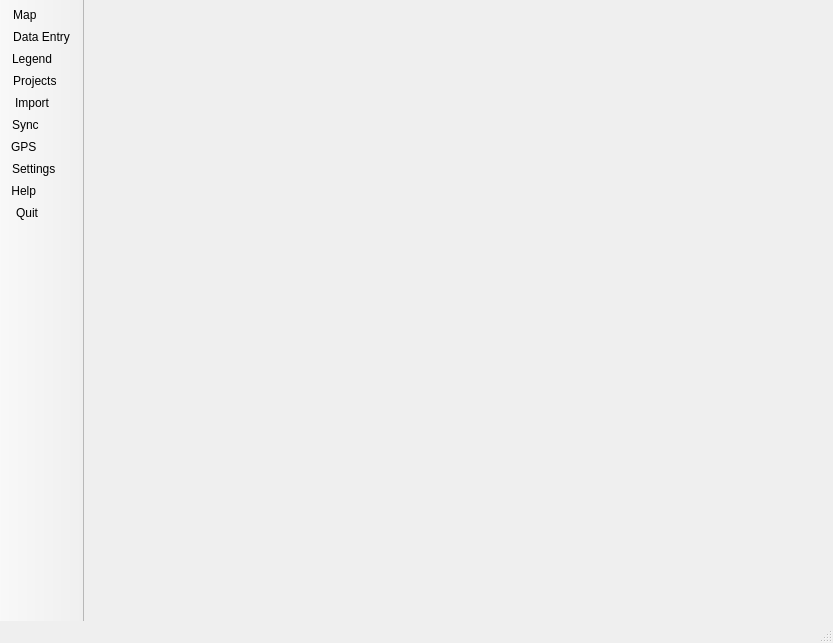
<?xml version="1.0" encoding="UTF-8"?>
<ui version="4.0">
 <class>MainWindow</class>
 <widget class="QMainWindow" name="MainWindow">
  <property name="geometry">
   <rect>
    <x>0</x>
    <y>0</y>
    <width>833</width>
    <height>643</height>
   </rect>
  </property>
  <property name="sizePolicy">
   <sizepolicy hsizetype="Preferred" vsizetype="Preferred">
    <horstretch>0</horstretch>
    <verstretch>0</verstretch>
   </sizepolicy>
  </property>
  <property name="windowTitle">
   <string>IntraMaps Roam: Mobile Data Collection</string>
  </property>
  <property name="windowIcon">
   <iconset resource="../resources.qrc">
    <normaloff>:/branding/logo</normaloff>:/branding/logo</iconset>
  </property>
  <property name="windowOpacity">
   <double>1.000000000000000</double>
  </property>
  <property name="styleSheet">
   <string notr="true"/>
  </property>
  <property name="iconSize">
   <size>
    <width>32</width>
    <height>32</height>
   </size>
  </property>
  <widget class="QWidget" name="centralwidget">
   <layout class="QGridLayout" name="gridLayout">
    <property name="leftMargin">
     <number>0</number>
    </property>
    <property name="topMargin">
     <number>0</number>
    </property>
    <property name="rightMargin">
     <number>0</number>
    </property>
    <property name="bottomMargin">
     <number>0</number>
    </property>
    <property name="spacing">
     <number>0</number>
    </property>
    <item row="0" column="0">
     <widget class="QStackedWidget" name="stackedWidget">
      <property name="styleSheet">
       <string notr="true"/>
      </property>
      <property name="currentIndex">
       <number>8</number>
      </property>
      <widget class="MapWidget" name="canvas_page">
       <property name="styleSheet">
        <string notr="true"/>
       </property>
      </widget>
      <widget class="ProjectsWidget" name="projectwidget">
       <property name="styleSheet">
        <string notr="true"/>
       </property>
      </widget>
      <widget class="SettingsWidget" name="settingswidget">
       <property name="styleSheet">
        <string notr="true"/>
       </property>
      </widget>
      <widget class="QWidget" name="loadin_page">
       <property name="sizePolicy">
        <sizepolicy hsizetype="Ignored" vsizetype="Ignored">
         <horstretch>0</horstretch>
         <verstretch>0</verstretch>
        </sizepolicy>
       </property>
       <layout class="QVBoxLayout" name="verticalLayout">
        <item>
         <widget class="QLabel" name="projectimage">
          <property name="sizePolicy">
           <sizepolicy hsizetype="Expanding" vsizetype="Expanding">
            <horstretch>0</horstretch>
            <verstretch>0</verstretch>
           </sizepolicy>
          </property>
          <property name="text">
           <string/>
          </property>
          <property name="scaledContents">
           <bool>false</bool>
          </property>
          <property name="alignment">
           <set>Qt::AlignCenter</set>
          </property>
         </widget>
        </item>
        <item>
         <widget class="QLabel" name="projectloading_label">
          <property name="font">
           <font>
            <pointsize>32</pointsize>
           </font>
          </property>
          <property name="styleSheet">
           <string notr="true"/>
          </property>
          <property name="text">
           <string>Project {} Loading</string>
          </property>
          <property name="scaledContents">
           <bool>true</bool>
          </property>
          <property name="alignment">
           <set>Qt::AlignCenter</set>
          </property>
         </widget>
        </item>
        <item>
         <widget class="QLabel" name="label_2">
          <property name="font">
           <font>
            <pointsize>24</pointsize>
           </font>
          </property>
          <property name="text">
           <string>Please wait....</string>
          </property>
          <property name="scaledContents">
           <bool>true</bool>
          </property>
          <property name="alignment">
           <set>Qt::AlignCenter</set>
          </property>
         </widget>
        </item>
       </layout>
      </widget>
      <widget class="QWidget" name="widgetpage">
       <property name="styleSheet">
        <string notr="true"/>
       </property>
       <layout class="QGridLayout" name="gridLayout_5">
        <property name="leftMargin">
         <number>3</number>
        </property>
        <property name="topMargin">
         <number>0</number>
        </property>
        <property name="rightMargin">
         <number>3</number>
        </property>
        <property name="bottomMargin">
         <number>0</number>
        </property>
       </layout>
      </widget>
      <widget class="SyncWidget" name="syncwidget"/>
      <widget class="GPSWidget" name="gpswidget"/>
      <widget class="LegendWidget" name="legendpage"/>
      <widget class="ImportWidget" name="importwidget">
       <property name="styleSheet">
        <string notr="true"/>
       </property>
      </widget>
     </widget>
    </item>
   </layout>
  </widget>
  <widget class="QStatusBar" name="statusbar"/>
  <widget class="HideableToolbar" name="menutoolbar">
   <property name="contextMenuPolicy">
    <enum>Qt::PreventContextMenu</enum>
   </property>
   <property name="windowTitle">
    <string>sidetoolbar</string>
   </property>
   <property name="styleSheet">
    <string notr="true"/>
   </property>
   <property name="movable">
    <bool>false</bool>
   </property>
   <property name="iconSize">
    <size>
     <width>48</width>
     <height>48</height>
    </size>
   </property>
   <property name="toolButtonStyle">
    <enum>Qt::ToolButtonTextBesideIcon</enum>
   </property>
   <property name="floatable">
    <bool>false</bool>
   </property>
   <property name="page" stdset="0">
    <number>5</number>
   </property>
   <attribute name="toolBarArea">
    <enum>LeftToolBarArea</enum>
   </attribute>
   <attribute name="toolBarBreak">
    <bool>false</bool>
   </attribute>
   <addaction name="actionMap"/>
   <addaction name="actionDataEntry"/>
   <addaction name="actionLegend"/>
   <addaction name="actionProject"/>
   <addaction name="actionImport"/>
   <addaction name="actionSync"/>
   <addaction name="actionGPS"/>
   <addaction name="actionSettings"/>
   <addaction name="actionHelp"/>
   <addaction name="actionQuit"/>
  </widget>
  <action name="actionMap">
   <property name="checkable">
    <bool>true</bool>
   </property>
   <property name="icon">
    <iconset resource="../resources.qrc">
     <normaloff>:/icons/map</normaloff>:/icons/map</iconset>
   </property>
   <property name="text">
    <string>Map</string>
   </property>
   <property name="iconText">
    <string>Map          </string>
   </property>
   <property name="page" stdset="0">
    <number>0</number>
   </property>
  </action>
  <action name="actionProject">
   <property name="checkable">
    <bool>true</bool>
   </property>
   <property name="icon">
    <iconset resource="../resources.qrc">
     <normaloff>:/icons/open</normaloff>:/icons/open</iconset>
   </property>
   <property name="text">
    <string>Projects</string>
   </property>
   <property name="iconText">
    <string>Projects    </string>
   </property>
   <property name="page" stdset="0">
    <number>1</number>
   </property>
  </action>
  <action name="actionSettings">
   <property name="checkable">
    <bool>true</bool>
   </property>
   <property name="icon">
    <iconset resource="../resources.qrc">
     <normaloff>:/icons/config</normaloff>:/icons/config</iconset>
   </property>
   <property name="text">
    <string>Settings</string>
   </property>
   <property name="iconText">
    <string>Settings     </string>
   </property>
   <property name="page" stdset="0">
    <number>2</number>
   </property>
  </action>
  <action name="actionQuit">
   <property name="checkable">
    <bool>true</bool>
   </property>
   <property name="icon">
    <iconset resource="../resources.qrc">
     <normaloff>:/icons/quit</normaloff>:/icons/quit</iconset>
   </property>
   <property name="text">
    <string>Settings</string>
   </property>
   <property name="iconText">
    <string>Quit         </string>
   </property>
  </action>
  <action name="actionHome">
   <property name="icon">
    <iconset resource="../resources.qrc">
     <normaloff>:/icons/home</normaloff>:/icons/home</iconset>
   </property>
   <property name="text">
    <string>Home View</string>
   </property>
   <property name="toolTip">
    <string>Home View</string>
   </property>
  </action>
  <action name="actionPan">
   <property name="checkable">
    <bool>true</bool>
   </property>
   <property name="icon">
    <iconset resource="../resources.qrc">
     <normaloff>:/icons/pan</normaloff>:/icons/pan</iconset>
   </property>
   <property name="text">
    <string>Pan</string>
   </property>
  </action>
  <action name="actionZoom_In">
   <property name="checkable">
    <bool>true</bool>
   </property>
   <property name="icon">
    <iconset resource="../resources.qrc">
     <normaloff>:/icons/in</normaloff>:/icons/in</iconset>
   </property>
   <property name="text">
    <string>Zoom In</string>
   </property>
  </action>
  <action name="actionZoom_Out">
   <property name="checkable">
    <bool>true</bool>
   </property>
   <property name="icon">
    <iconset resource="../resources.qrc">
     <normaloff>:/icons/out</normaloff>:/icons/out</iconset>
   </property>
   <property name="text">
    <string>Zoom Out</string>
   </property>
  </action>
  <action name="actionRaster">
   <property name="icon">
    <iconset resource="../resources.qrc">
     <normaloff>:/icons/photo</normaloff>:/icons/photo</iconset>
   </property>
   <property name="text">
    <string>Aerial Photo</string>
   </property>
  </action>
  <action name="actionEdit_Tools">
   <property name="checkable">
    <bool>true</bool>
   </property>
   <property name="icon">
    <iconset>
     <normaloff>:/icons/edittools</normaloff>:/icons/edittools</iconset>
   </property>
   <property name="text">
    <string>Edit Tools</string>
   </property>
  </action>
  <action name="actionEdit_Attributes">
   <property name="checkable">
    <bool>true</bool>
   </property>
   <property name="icon">
    <iconset resource="../resources.qrc">
     <normaloff>:/icons/edit</normaloff>:/icons/edit</iconset>
   </property>
   <property name="text">
    <string>Edit Attributes</string>
   </property>
  </action>
  <action name="actionEnable_GPS">
   <property name="icon">
    <iconset resource="../resources.qrc">
     <normaloff>:/icons/gps</normaloff>:/icons/gps</iconset>
   </property>
   <property name="text">
    <string>Enable GPS</string>
   </property>
  </action>
  <action name="actionSync">
   <property name="checkable">
    <bool>true</bool>
   </property>
   <property name="icon">
    <iconset resource="../resources.qrc">
     <normaloff>:/icons/sync</normaloff>:/icons/sync</iconset>
   </property>
   <property name="text">
    <string>Sync     </string>
   </property>
   <property name="iconText">
    <string>Sync          </string>
   </property>
   <property name="page" stdset="0">
    <number>5</number>
   </property>
  </action>
  <action name="actionMove">
   <property name="checkable">
    <bool>true</bool>
   </property>
   <property name="icon">
    <iconset resource="../resources.qrc">
     <normaloff>:/icons/move</normaloff>:/icons/move</iconset>
   </property>
   <property name="text">
    <string>Move Feature</string>
   </property>
  </action>
  <action name="actionGPSFeature">
   <property name="icon">
    <iconset resource="../resources.qrc">
     <normaloff>:/icons/gpsadd</normaloff>:/icons/gpsadd</iconset>
   </property>
   <property name="text">
    <string>Capture at GPS</string>
   </property>
   <property name="toolTip">
    <string>Capture at GPS</string>
   </property>
  </action>
  <action name="actionDataEntry">
   <property name="checkable">
    <bool>true</bool>
   </property>
   <property name="icon">
    <iconset resource="../resources.qrc">
     <normaloff>:/icons/dataentry</normaloff>:/icons/dataentry</iconset>
   </property>
   <property name="text">
    <string>Data Entry</string>
   </property>
   <property name="iconText">
    <string>Data Entry</string>
   </property>
   <property name="page" stdset="0">
    <number>4</number>
   </property>
  </action>
  <action name="actionInfo">
   <property name="checkable">
    <bool>true</bool>
   </property>
   <property name="icon">
    <iconset resource="../resources.qrc">
     <normaloff>:/icons/info</normaloff>:/icons/info</iconset>
   </property>
   <property name="text">
    <string>Select</string>
   </property>
  </action>
  <action name="actionGPS">
   <property name="checkable">
    <bool>true</bool>
   </property>
   <property name="icon">
    <iconset resource="../resources.qrc">
     <normaloff>:/icons/gps</normaloff>:/icons/gps</iconset>
   </property>
   <property name="text">
    <string>GPS</string>
   </property>
   <property name="iconText">
    <string>GPS           </string>
   </property>
   <property name="page" stdset="0">
    <number>6</number>
   </property>
  </action>
  <action name="actionLegend">
   <property name="checkable">
    <bool>true</bool>
   </property>
   <property name="icon">
    <iconset resource="../resources.qrc">
     <normaloff>:/icons/legend</normaloff>:/icons/legend</iconset>
   </property>
   <property name="text">
    <string>Legend</string>
   </property>
   <property name="iconText">
    <string>Legend      </string>
   </property>
   <property name="page" stdset="0">
    <number>7</number>
   </property>
  </action>
  <action name="actionImport">
   <property name="checkable">
    <bool>true</bool>
   </property>
   <property name="icon">
    <iconset resource="../resources.qrc">
     <normaloff>:/icons/import</normaloff>:/icons/import</iconset>
   </property>
   <property name="text">
    <string>Import</string>
   </property>
   <property name="iconText">
    <string>Import      </string>
   </property>
   <property name="page" stdset="0">
    <number>8</number>
   </property>
  </action>
  <action name="actionHelp">
   <property name="icon">
    <iconset resource="../resources.qrc">
     <normaloff>:/icons/help</normaloff>:/icons/help</iconset>
   </property>
   <property name="text">
    <string>Help</string>
   </property>
   <property name="iconText">
    <string>Help           </string>
   </property>
  </action>
 </widget>
 <customwidgets>
  <customwidget>
   <class>HideableToolbar</class>
   <extends>QToolBar</extends>
   <header>roam.gui</header>
  </customwidget>
  <customwidget>
   <class>LegendWidget</class>
   <extends>QWidget</extends>
   <header>roam.gui</header>
   <container>1</container>
  </customwidget>
  <customwidget>
   <class>GPSWidget</class>
   <extends>QWidget</extends>
   <header>roam.gui</header>
   <container>1</container>
  </customwidget>
  <customwidget>
   <class>SyncWidget</class>
   <extends>QWidget</extends>
   <header>roam.gui</header>
   <container>1</container>
  </customwidget>
  <customwidget>
   <class>SettingsWidget</class>
   <extends>QWidget</extends>
   <header>roam.gui</header>
   <container>1</container>
  </customwidget>
  <customwidget>
   <class>ImportWidget</class>
   <extends>QWidget</extends>
   <header>roam.gui</header>
   <container>1</container>
  </customwidget>
  <customwidget>
   <class>ProjectsWidget</class>
   <extends>QWidget</extends>
   <header>roam.gui</header>
   <container>1</container>
  </customwidget>
  <customwidget>
   <class>MapWidget</class>
   <extends>QWidget</extends>
   <header>roam.gui</header>
   <container>1</container>
  </customwidget>
 </customwidgets>
 <resources>
  <include location="../resources.qrc"/>
 </resources>
 <connections/>
</ui>
